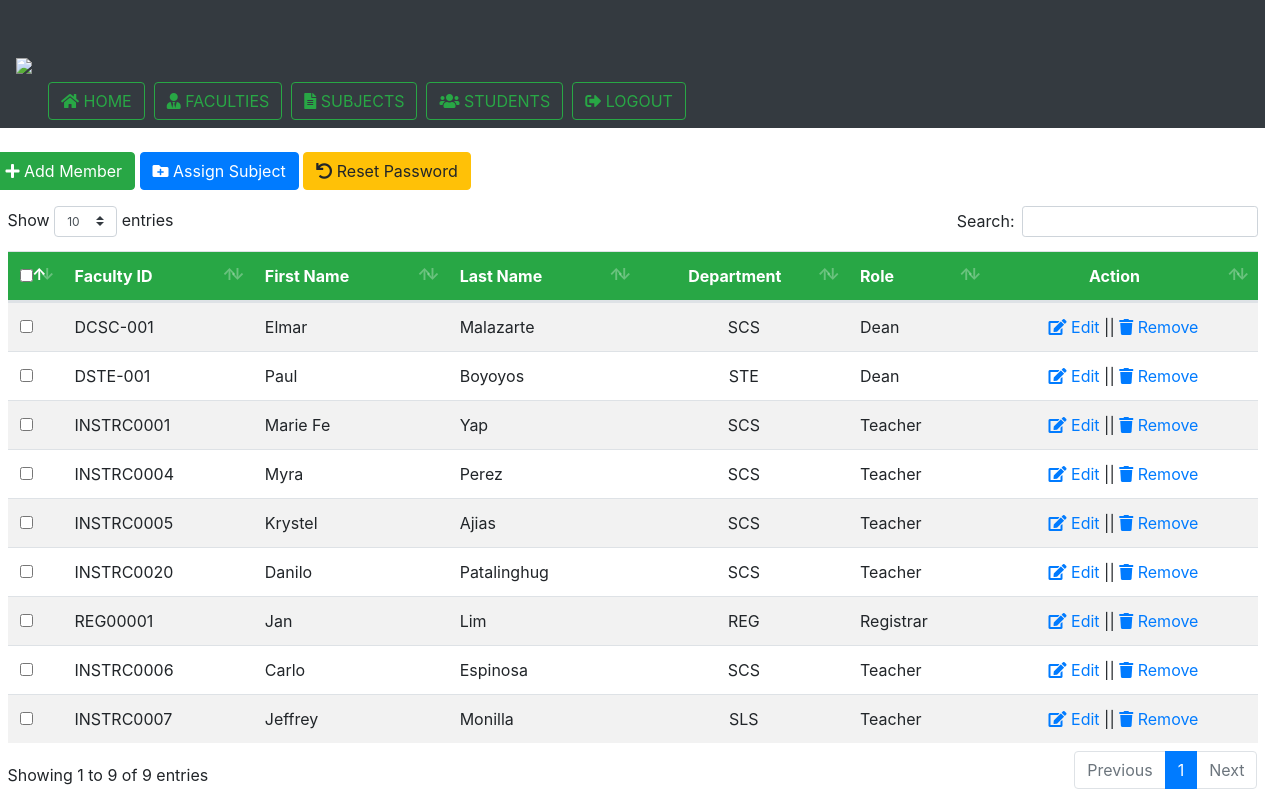
Page /pages/registrar/Faculty.php (signed in) on the committed database.
### tables this page shows
CREATE TABLE `tblfaculty` (
  `id` int(11) NOT NULL,
  `user_id` varchar(20) NOT NULL,
  `firstname` varchar(50) NOT NULL,
  `lastname` varchar(50) NOT NULL,
  `username` varchar(50) NOT NULL,
  `password` varchar(50) NOT NULL,
  `access` int(11) NOT NULL,
  `dept_id` int(11) NOT NULL,
  `status` int(11) NOT NULL
);

CREATE TABLE `tbldepartment` (
  `id` int(11) NOT NULL,
  `dept_code` varchar(20) NOT NULL,
  `dept_desc` varchar(50) NOT NULL
);

### pages/registrar/Faculty.php (the view, shortened to what this page needs)
<?php include '../../includes/Registrar_Header.php'?>
  <div class="container">
    <div class="row" style="margin-left: -100px; margin-right: -100px">
        <div class="col-lg-12">
            <button type="button" class="btn btn-success pull-right" data-toggle="modal" data-target="#addMemberModal"><i class="fas fa-plus"></i> Add Member</button>
            <button type="button" class="btn btn-primary pull-right" onclick="get_teacher_details()"><i class="fas fa-folder-plus"></i> Assign Subject</button>
            <button type="button" class="btn btn-warning pull-right" onclick="reset_password()"><i class="fas fa-undo"></i> Reset Password</button>
        </div>
        <div class="col-lg-12">
            <div class="container-fluid mb-3 mt-3" >
                <table class="table table-striped mydatatable" style="width: 100%">
                    <thead class="thead" style="background-color: green;">
                        <tr class="btn-success">
                            <th style="width: 3%"><input type="checkbox" class="checkboxall"/><span class="checkmark"></span></th>
                            <th>Faculty ID</th>
                            <th>First Name</th>
                            <th>Last Name</th>
                            <th><center>Department</center></th>
                            <th>Role</th>
                            <th><center>Action</center></th>
                        </tr>
                    </thead>
                    <tbody id="member-list-body">
                    <?php
                        $displayData = mysqli_query($con, "SELECT tblfaculty.id, tblfaculty.user_id, tblfaculty.firstname, tblfaculty.lastname, tblfaculty.access, tblfaculty.dept_id, tbldepartment.dept_code FROM tblfaculty, tbldepartment WHERE tblfaculty.dept_id = tbldepartment.id AND tblfaculty.id != $id AND status != 0");
                        while ($row = mysqli_fetch_array($displayData))
                        {
                            if($row['access'] == 1){
                              $role = 'Dean';
                            }elseif($row['access'] == 2){
                              $role = 'Teacher';
                            }else{
                              $role = 'Registrar';
                            }
                            echo
                            '<tr>
                                <td><input type="checkbox" name="checklist" class="checklist" value="'.$row['id'].'"></td>
                                <td>'.$row['user_id'].'</td>
                                <td>'.$row['firstname'].'</td>
                                <td>'.$row['lastname'].'</td>
                                <td><center>'.$row['dept_code'].'</center></td>
                                <td>'.$role.'</td>
                                <td><center><a class="edit" href="#" value="'.$row['id'].'"><i class="fas fa-edit edit"></i> Edit</a> || <a class="remove" href="#" value="'.$row['id'].'"><i class="fas fa-trash"></i> Remove</a></center></td>
                            </tr>';
                        }
                    ?>
                    </tbody>
                </table>
            </div>
        </div>
    </div>
  </div>
<?php include '../../includes/Registrar_Footer.php'?>

### includes/Registrar_Header.php (shortened to what this page needs)
<?php
$id = $_SESSION['id'];
?>
<!DOCTYPE html>
<html>
<head>
  <link rel="stylesheet" type="text/css" href="../../assets/bootstrap/css/bootstrap.min.css">
  <link rel="stylesheet" type="text/css" href="../../assets/bootstrap/css/dataTables.bootstrap4.min.css">
  <link rel="stylesheet" type="text/css" href="../../assets/fontawesome/css/all.css">
  <link href="../../assets/toastr/toastr.css" rel="stylesheet" type="text/css">
  <link href="../../assets/bootstrap/css/bootstrap.min.css" rel="stylesheet" type="text/css">
  <link href="../../assets/select2/css/select2.min.css" rel="stylesheet" type="text/css">
</head>
<body>
<nav class="navbar navbar-expand-lg navbar-dark bg-dark" style=" width: 100%">
  <a class="navbar-brand" href="Home.php"><img src="../../images/CCC01.png" ></a>
    <div  style="margin-top: 6%" class="float-right">
      <a href="Home.php"><button class="btn btn-outline-success pull-right"><i class="fas fa-home"></i> HOME</button></a>&nbsp;
      <a href="Faculty.php"><button class="btn btn-outline-success pull-right"><i class="fas fa-user-tie"></i> FACULTIES</button></a>&nbsp;
      <a href="Subject.php"><button class="btn btn-outline-success pull-right"><i class="fas fa-file-alt"></i> SUBJECTS</button></a>&nbsp;
      <a href="Student.php"><button class="btn btn-outline-success pull-right"><i class="fas fa-users"></i> STUDENTS</button></a>&nbsp;
      <a href="../../control/logout.php"><button class="btn btn-outline-success"><i class="fas fa-sign-out-alt"></i> LOGOUT</button></a>&nbsp;
    </div>
</nav><br>

### includes/Registrar_Footer.php (shortened to what this page needs)
</body>
</html>

### rows in the picture
tblfaculty: user "DCSC-001", firstname "Elmar", lastname "Malazarte", tbldepartment.dept_code "SCS", access "Dean", $row['id'] 1 (drawn)
tblfaculty: user "DSTE-001", firstname "Paul", lastname "Boyoyos", tbldepartment.dept_code "STE", access "Dean", $row['id'] 2 (drawn)
tblfaculty: user "INSTRC0001", firstname "Marie Fe", lastname "Yap", tbldepartment.dept_code "SCS", access "Teacher", $row['id'] 3 (drawn)
tblfaculty: user "INSTRC0004", firstname "Myra", lastname "Perez", tbldepartment.dept_code "SCS", access "Teacher", $row['id'] 5 (drawn)
tblfaculty: user "INSTRC0005", firstname "Krystel", lastname "Ajias", tbldepartment.dept_code "SCS", access "Teacher", $row['id'] 6 (drawn)
tblfaculty: user "INSTRC0020", firstname "Danilo", lastname "Patalinghug", tbldepartment.dept_code "SCS", access "Teacher", $row['id'] 7 (drawn)
tblfaculty: user "REG00001", firstname "Jan", lastname "Lim", tbldepartment.dept_code "REG", access "Registrar", $row['id'] 8 (drawn)
tblfaculty: user "INSTRC0006", firstname "Carlo", lastname "Espinosa", tbldepartment.dept_code "SCS", access "Teacher", $row['id'] 9 (drawn)
tblfaculty: user "INSTRC0007", firstname "Jeffrey", lastname "Monilla", tbldepartment.dept_code "SLS", access "Teacher", $row['id'] 10 (drawn)
